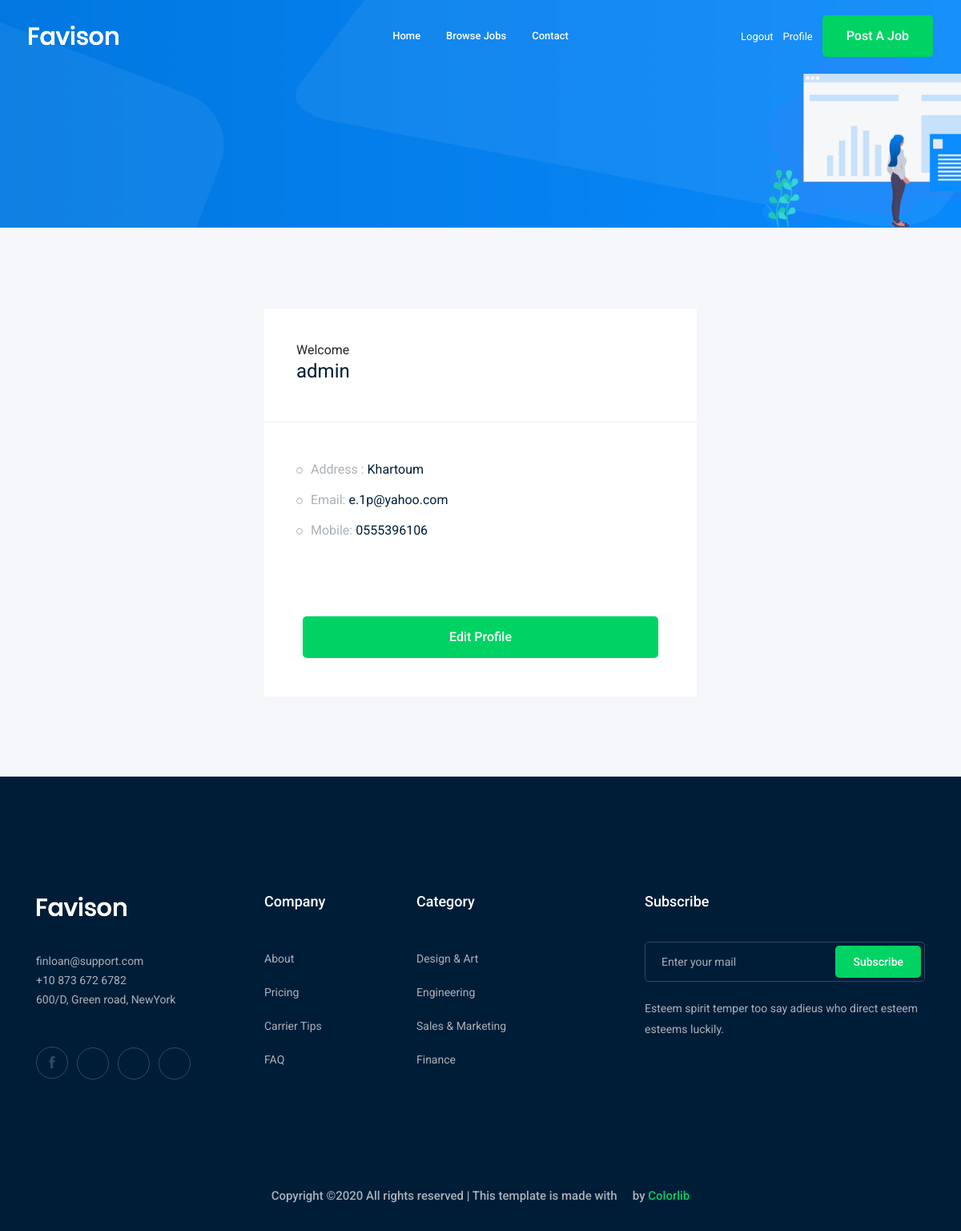
/accounts/profile/ (signed in), run on the app's committed database.
### accounts/models.py (models this page shows)
class Profile(models.Model):
    user = models.OneToOneField(User, on_delete=models.CASCADE)
    city = models.ForeignKey('City',related_name='user_city', on_delete=models.CASCADE, blank=True,  null=True)
    phone_number = models.CharField(max_length=30)
    image = models.ImageField(upload_to='profile/')
    def __str__(self):
        return str(self.user)

class City(models.Model):
    name = models.CharField(max_length=30)
    class Meta:
        verbose_name=('City')
        verbose_name_plural=("Cities")
    def __str__(self):
        return self.name

### accounts/views.py (the view)
# urls.py: path('profile/', views.profile, name='profile' ),
def profile(request):
    profile = Profile.objects.get(user=request.user)
    return render(request, 'accounts/profile.html', {'profile':profile})

### accounts/templates/accounts/profile.html (shortened to what this page needs)
{% extends 'base.html'%}
{% load humanize %}
{% load bootstrap4 %}
{% block body%}
    <div class="bradcam_area bradcam_bg_1">
        <div class="container">
            <div class="row">
                <div class="col-xl-12">
                </div>
            </div>
        </div>
    </div>
    <div class="job_details_area">
        <div class="container">
            <div class="row">
                <div class="col-lg-6 mx-auto">
                    <div class="job_sumary">
                        <div class="summery_header">
                            Welcome <h3> {{profile}}</h3>
                        </div>
                        <div class="job_content">
                            <ul>
                                <li>Address : <span>{{profile.city}}</span></li>
                                <li>Email: <span>{{profile.user.email}}</span></li>
                                <li>Mobile: <span>{{profile.phone_number}} </span></li>
                            </ul>
                        </div>
                          <div class="p-5">
                            <a href="{% url 'accounts:profile_edit'   %}" class="boxed-btn3 w-100">Edit Profile </a>
                         </div>
                    </div>
                </div>
            </div>
        </div>
    </div>
 {% endblock body%}

### data on the page
Profile: user.username "admin", city "Khartoum", user.email "e.1p@yahoo.com", phone_number "0555396106"
